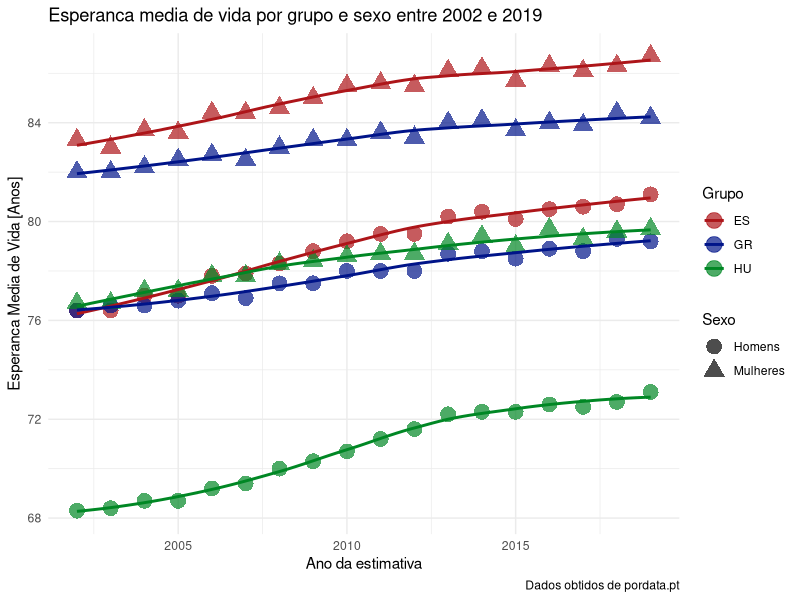

The R source for this figure:
library(tidyverse)
library(readxl)
library(ggrepel)

emv <- read_excel('EsperancaVida.xlsx', range = 'A9:CY70', col_names = FALSE)
tibblEmv <- as_tibble(emv)

#Reduzir os nomes dos paises as suas iniciais e adicionar uma coluna com o sexo e pais correspondente ao valor da emv
for (i in 2:ncol(tibblEmv)) {
  tibblEmv[1,i] <- sapply(strsplit(as.character(tibblEmv[1,i]),split = " "), `[`, 1)
  if(i<36) {
    tibblEmv[1,i] <- str_c(tibblEmv[1,i],'Total',sep = '_')
  }
  if(i>=36 & i<70 ) {
    tibblEmv[1,i] <- str_c(tibblEmv[1,i],'Homens',sep = '_')
  }
  if (i>=70){
    tibblEmv[1,i] <- str_c(tibblEmv[1,i],'Mulheres',sep = '_')
  }
}

colnames(tibblEmv) <- tibblEmv[1,]
colnames(tibblEmv)[1] <- 'Ano'
tibblEmv <- slice(tibblEmv,-1)

tibblEmv%>%
  #Separar a coluna dos sexos e paises em 2 (uma coluna para cada)
  pivot_longer(UE27_Total:CH_Mulheres,names_to = 'GS',values_to = 'EMV',
               values_transform = list(EMV = as.numeric))%>%
  separate(GS,c('Grupo','Sexo'),sep = '_')%>%

  filter((Grupo == 'ES'|Grupo == 'GR'|Grupo == 'HU') &
         (between(Ano,2002,2019)) &
         (Sexo == 'Homens'|Sexo == 'Mulheres'))%>%
  ggplot(aes(x = Ano, y = EMV,colour = Grupo,shape = Sexo))+
  geom_point(size = 5, alpha = 0.7)+
  geom_smooth(se = F)+
  theme_minimal()+
  scale_color_manual(values=c("#ad1519", "#001489",'#008724'))+
  labs(title = 'Esperanca media de vida por grupo e sexo entre 2002 e 2019',
       caption = 'Dados obtidos de pordata.pt',
       x = 'Ano da estimativa',
       y = 'Esperanca Media de Vida [Anos]')